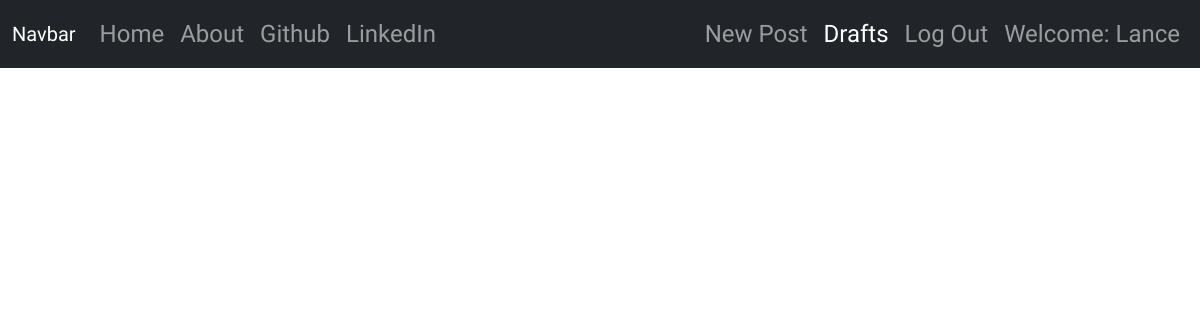
The page /drafts/ (signed in) on the database as committed earlier.
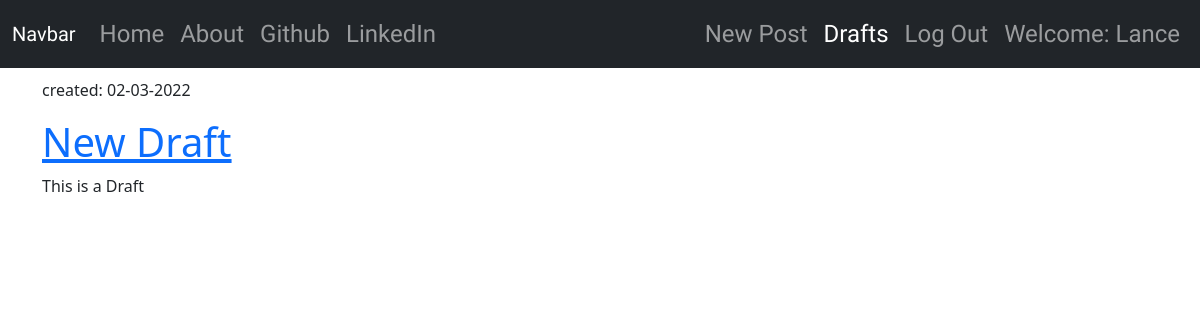
The same page on the database as committed later.
### blog/models.py (models this page shows, shortened)
class Post(models.Model):
    author = models.ForeignKey("auth.User", on_delete=models.CASCADE)
    title = models.CharField(max_length=100)
    text = models.TextField()
    create_date = models.DateTimeField(default=timezone.now)
    published_date = models.DateTimeField(blank=True, null=True)

### blog/views.py (the view)
# urls.py: path("drafts/", views.DraftListView.as_view(), name="post_draft_list"),
class DraftListView(LoginRequiredMixin, ListView):
    model = Post
    login_url = "/login/"
    redirect_field_name = "blog/post_draft_list.html"
    template_name = "post_draft_list.html"
    context_object_name = "posts"
    def get_queryset(self):
        return Post.objects.filter(published_date__isnull=True).order_by("create_date")

### blog/templates/blog/post_draft_list.html
{% extends 'blog/base.html' %} {% block body %} {% for post in posts %}
<div class="post">
  <p class="date">created: {{post.create_date|date:'d-m-Y'}}</p>
  <h1><a href="{% url 'post_detail' pk=post.pk %}">{{post.title}}</a></h1>
  <p>{{post.text|truncatechars:200|safe}}</p>
</div>
{% endfor %} {% endblock %}

### blog/templates/blog/base.html (shortened to what this page needs)
<!DOCTYPE html>
{% load static %}
<html lang="en">
  <head>
    <link
      rel="stylesheet"
      href="//cdn.jsdelivr.net/npm/medium-editor@latest/dist/css/medium-editor.min.css"
      type="text/css"
      media="screen"
      charset="utf-8"
    />
    <link
      href="https://maxcdn.bootstrapcdn.com/font-awesome/4.7.0/css/font-awesome.min.css"
      rel="stylesheet"
    />
    <link rel="stylesheet" href="{% static 'css/blog.css' %}" />
    <link
      href="https://cdn.jsdelivr.net/npm/bootstrap@5.1.3/dist/css/bootstrap.min.css"
      rel="stylesheet"
    />
  </head>
  <body>
    <nav class="navbar navbar-expand-lg navbar-dark bg-dark techfont">
      <div class="container-fluid">
        <a class="navbar-brand" href="{% url 'post_list' %}">Navbar</a>
        <div class="collapse navbar-collapse" id="navbarSupportedContent">
          <ul class="navbar-nav">
            <li class="nav-item active">
              {% url 'post_list' as url %}
              <a
                class="nav-link {% if request.path == url %} current {% endif %}"
                href="{{url}}"
                >Home</a
              >
            </li>
            <li class="nav-item active">
              {% url 'about' as url %}
              <a
                class="nav-link {% if request.path == url %} current {% endif %}"
                href="{{url}}"
                >About</a
              >
            </li>
            <li class="nav-item active">
              <a class="nav-link" href="https://github.com/LANCECORREIA"
                >Github</a
              >
            </li>
            <li class="nav-item active">
              <a
                class="nav-link"
                href="https://www.linkedin.com/in/lance-correia-3b2b4b230/"
                >LinkedIn</a
              >
            </li>
          </ul>
          <ul class="nav navbar-nav ms-auto">
            {% if user.is_authenticated %}
            <li class="nav-item active">
              {% url 'post_new' as url %}
              <a
                class="nav-link {% if request.path == url %} current {% endif %}"
                href="{{url}}"
                >New Post</a
              >
            </li>
            <li class="nav-item active">
              {% url 'post_draft_list' as url %}
              <a
                class="nav-link {% if request.path == url %} current {% endif %}"
                href="{{url}}"
                >Drafts</a
              >
            </li>
            <li class="nav-item active">
              <a class="nav-link" href="{% url 'logout' %}">Log Out</a>
            </li>
            <li class="nav-item active">
              <a class="nav-link" href="/admin">Welcome: {{user.username}}</a>
            </li>
            {% else %}
            <li>
              <a class="nav navbar-right" href="{% url 'login' %}"
                ><i class="fa fa-user" style="color: white"></i
              ></a>
            </li>
            {% endif %}
          </ul>
        </div>
      </div>
    </nav>
    <div class="container">
      <div class="row">
        <div class="blog_posts">{% block body %} {% endblock %}</div>
      </div>
    </div>
  </body>
</html>

### blog/static/css/blog.css (style rules this page uses)
.techfont { font-family: "Russo One", sans-serif; font-size: 1.5em; margin-bottom: 10px; }
.current { color: white !important; }

Rows that differ between the two databases and show on the page:
added Post: create_date "02-03-2022", title "New Draft", text "This is a Draft"
